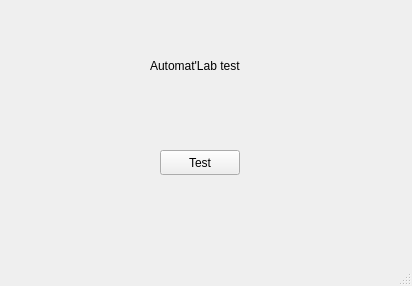
<?xml version="1.0" encoding="UTF-8"?>
<ui version="4.0">
 <class>MainWindow</class>
 <widget class="QMainWindow" name="MainWindow">
  <property name="geometry">
   <rect>
    <x>0</x>
    <y>0</y>
    <width>412</width>
    <height>286</height>
   </rect>
  </property>
  <property name="windowTitle">
   <string>MainWindow</string>
  </property>
  <widget class="QWidget" name="centralwidget">
   <widget class="QLabel" name="label">
    <property name="geometry">
     <rect>
      <x>150</x>
      <y>30</y>
      <width>131</width>
      <height>71</height>
     </rect>
    </property>
    <property name="text">
     <string>Automat'Lab test</string>
    </property>
   </widget>
   <widget class="QPushButton" name="pushButton">
    <property name="geometry">
     <rect>
      <x>160</x>
      <y>150</y>
      <width>80</width>
      <height>25</height>
     </rect>
    </property>
    <property name="text">
     <string>Test</string>
    </property>
   </widget>
  </widget>
  <widget class="QMenuBar" name="menubar">
   <property name="geometry">
    <rect>
     <x>0</x>
     <y>0</y>
     <width>412</width>
     <height>22</height>
    </rect>
   </property>
  </widget>
  <widget class="QStatusBar" name="statusbar"/>
 </widget>
 <resources/>
 <connections/>
</ui>
